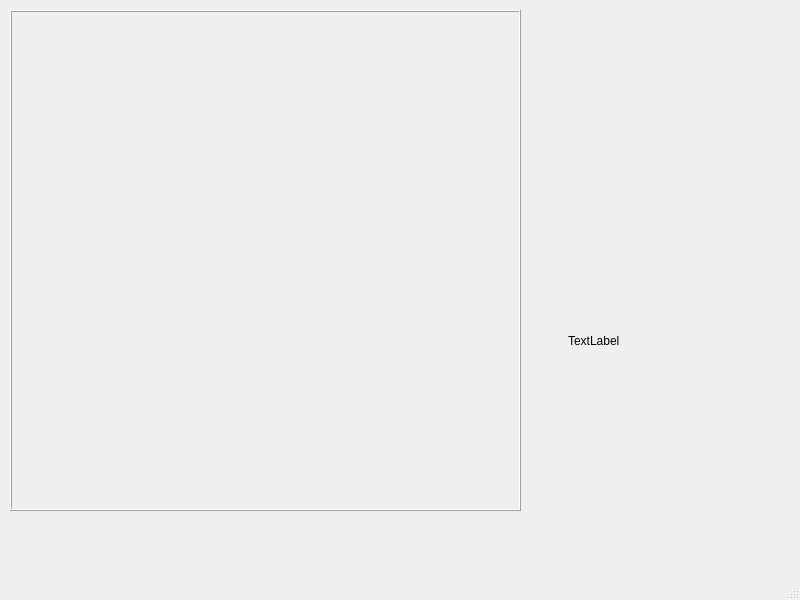
<?xml version="1.0" encoding="UTF-8"?>
<ui version="4.0">
 <class>MainWindow</class>
 <widget class="QMainWindow" name="MainWindow">
  <property name="geometry">
   <rect>
    <x>0</x>
    <y>0</y>
    <width>800</width>
    <height>600</height>
   </rect>
  </property>
  <property name="windowTitle">
   <string>MainWindow</string>
  </property>
  <widget class="QWidget" name="centralwidget">
   <widget class="QFrame" name="field">
    <property name="geometry">
     <rect>
      <x>10</x>
      <y>10</y>
      <width>511</width>
      <height>501</height>
     </rect>
    </property>
    <property name="mouseTracking">
     <bool>true</bool>
    </property>
    <property name="frameShape">
     <enum>QFrame::Box</enum>
    </property>
    <property name="frameShadow">
     <enum>QFrame::Raised</enum>
    </property>
   </widget>
   <widget class="QLabel" name="coords">
    <property name="geometry">
     <rect>
      <x>568</x>
      <y>320</y>
      <width>151</width>
      <height>41</height>
     </rect>
    </property>
    <property name="text">
     <string>TextLabel</string>
    </property>
   </widget>
  </widget>
  <widget class="QMenuBar" name="menubar">
   <property name="geometry">
    <rect>
     <x>0</x>
     <y>0</y>
     <width>800</width>
     <height>22</height>
    </rect>
   </property>
  </widget>
  <widget class="QStatusBar" name="statusbar"/>
 </widget>
 <resources/>
 <connections/>
</ui>
